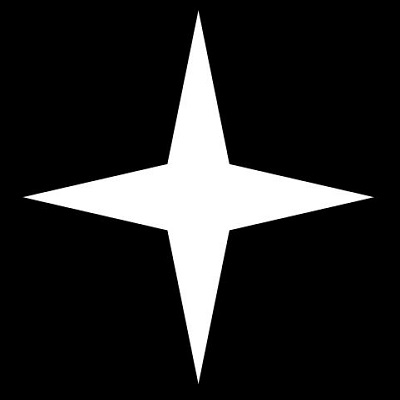
#> input picture OpenCV/pic/star.jpg, 400 x 400 px, found by its file name
$ python '21-4-1-关于轮廓的更多函数.py'   (older library calls are emulated)
#> lines starting #> are read from the running program, lines starting #| are printed output that depends on the picture; after the words box and inside, x2 and y2 are one past the last pixel; in counts of white or black regions, pixels touching at a corner belong together
'''
关于轮廓的其他一些函数，包括：
凸缺陷，以及如何寻找凸缺陷；
找某一点到一个多边形的最短距离
不同形状的匹配
'''
import cv2
import numpy as np
'''
1、凸缺陷
    前面讲过，对象上的任何凹陷都被称为凸缺陷。
    OpenCV中的convexityDefect()函数可以帮助我们找到凸缺陷
    该函数会返回一个数组，每一行包含的值为[起点，终点，最远的点，到最远点的近似距离]。
    我们可以在一张图上显示它。我们将起点和终点连接起来，然后在最远点画一个圆弧。
    请记住，前三个数值返回的是轮廓点的索引，还需要在轮廓点中确认。
'''
#hull=cv2.convexHull(cnt,returnPoints=False)
#defects=cv2.convexityDefects(cnt,hull)
'''
    如果要查找凸缺陷，在使用convexHull寻找凸包时，returnPoints参数要设为False。
    下面我们还是以之前的星星图片为例，介绍一下代码。
'''
img=cv2.imread('pic/star.jpg')
#> img is the input picture: shape (400, 400, 3); min 0, max 255, mean 37
img_gray=cv2.cvtColor(img,cv2.COLOR_BGR2GRAY)
ret,thresh=cv2.threshold(img_gray,127,255,0)
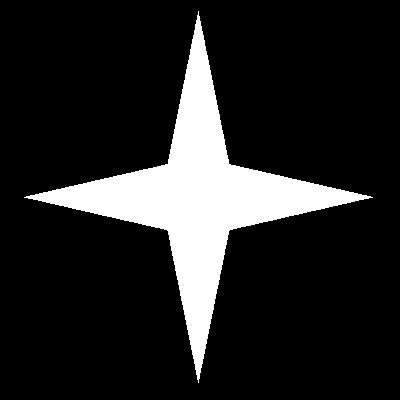
#> thresh: shape (400, 400); 14.5% white; 1 white region
'''
Traceback (most recent call last):
  File "D:/Python Mat/codes/simplecode/OpenCV/21-4-1-关于轮廓的更多函数.py", line 26, in <module>
    contours,hierarchy=cv2.findContours(thresh,2,1)
ValueError: too many values to unpack (expected 2)
'''
_,contours,hierarchy=cv2.findContours(thresh,2,1)
#> contours = 1 contour; box (x1, y1, x2, y2) and area: (24, 11, 373, 383) 22638
cnt=contours[0]
#> cnt = contour of 1182 points, box (x1, y1, x2, y2) (24, 11, 373, 383), area 22638

hull=cv2.convexHull(cnt,returnPoints=False)
#> hull = [886, 591, 296, 0]
defects=cv2.convexityDefects(cnt,hull)
#> defects = [[886, 0, 1030, 20975], [0, 296, 152, 20975], [296, 591, 440, 20890], [591, 886, 742, 20890]]

for i in range(defects.shape[0]):
    s,e,f,d=defects[i,0]
    start=tuple(cnt[s][0])
    end=tuple(cnt[e][0])
    far=tuple(cnt[f][0])
    cv2.line(img,start,end,[0,255,0],2)
    cv2.circle(img,far,5,[0,0,255],-1)
#> this loop made 4 passes
#> (s, e, f, d, start, end, far) on passes 1 to 4: (886, 0, 1030, 20975, (372, 197), (198, 11), (228, 163)), (0, 296, 152, 20975, (198, 11), (24, 197), (168, 163)), (296, 591, 440, 20890, (24, 197), (198, 382), (168, 231)), (591, 886, 742, 20890, (198, 382), (372, 197), (228, 231))
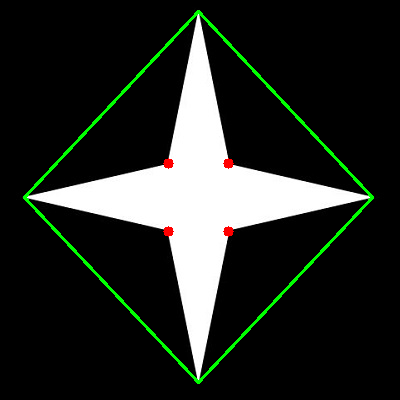
#> img: shape (400, 400, 3); 2.22% of pixels changed, all inside (x1, y1, x2, y2) = (23, 10, 374, 384)

cv2.imshow('img',img)
cv2.imwrite('pic/21-4-1.jpg',img)
cv2.waitKey(0)
cv2.destroyAllWindows()
#此处可以插入结果图片

'''
2、Point Polygon Test
    该方法表示求解图像中的一个点到一个对象轮廓的最短距离。
    如果点在轮廓的外部，返回值为负；
    如果在点在轮廓上，返回值为0；
    如果点在轮廓内部，返回值为正。
'''
# dist=cv2.pointPolygonTest(cnt,(50,50),True)
'''
    第三个参数是measureDist，如果设置为True，表示计算最短距离。
    如果设置为False，只会判断这个点和轮廓之间的位置关系。
    如果我们不需要知道具体距离，那么设置为False可以提高2-3倍计算速度。
'''
